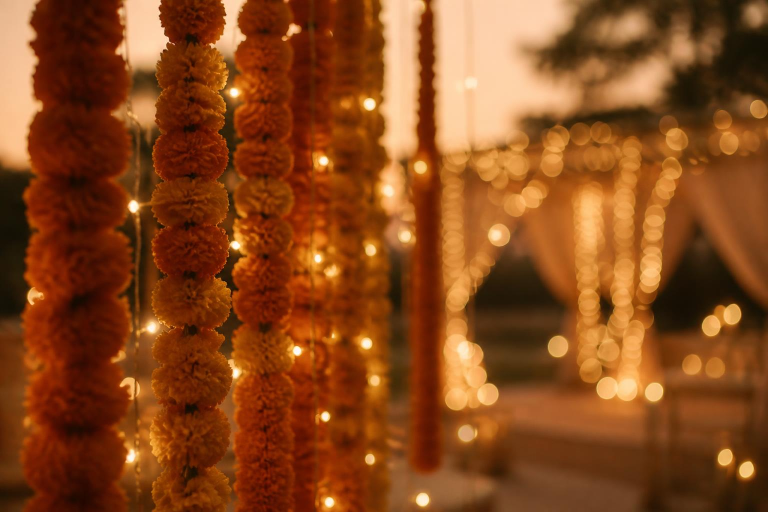
#> input picture editable/assets/footer-bg.jpg, 1536 x 1024 px (shown at 1/2 size)
$ python generate_og_image.py
#> lines starting #> are read from the running program, lines starting #| are printed output that depends on the picture
import os
from PIL import Image, ImageDraw, ImageFont, ImageFilter, ImageOps

W, H = 1200, 630

# 1. Base background: warm marigold and golden bokeh from footer-bg.jpg
bg_file = 'editable/assets/footer-bg.jpg'
if os.path.exists(bg_file):
    raw_bg = Image.open(bg_file).convert('RGB')
#> raw_bg is the input picture: PIL image 1536x1024 RGB; mean R, G, B 136.4, 71.9, 28.4
    # Resize & crop to 1200x630
    bg = ImageOps.fit(raw_bg, (W, H), method=Image.Resampling.LANCZOS)
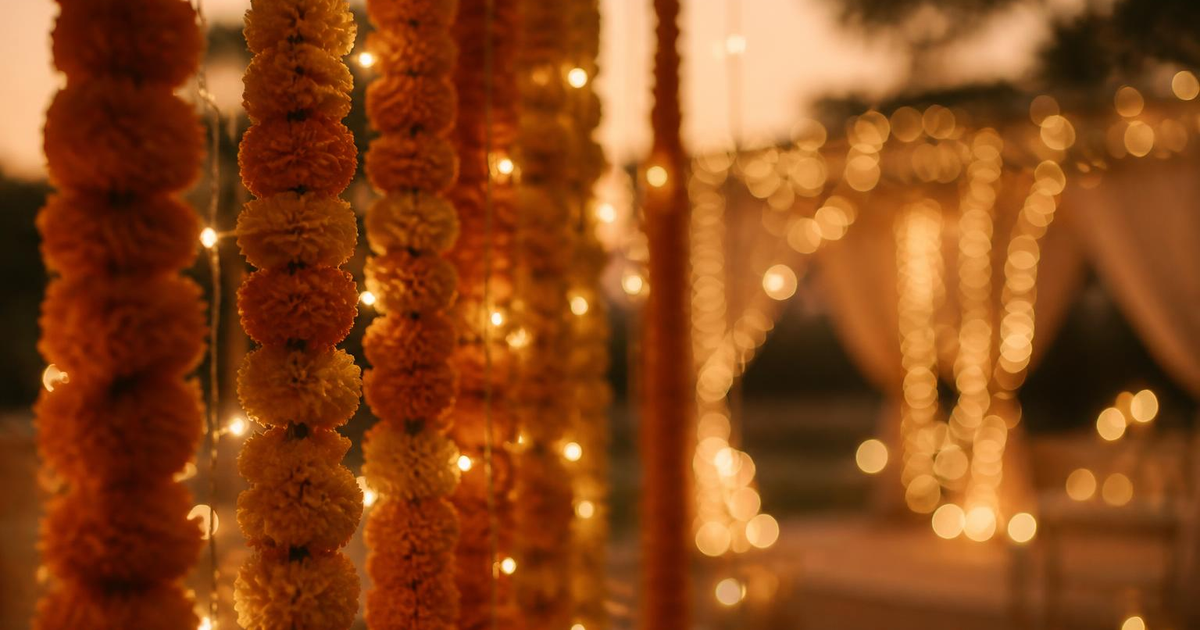
#> bg: PIL image 1200x630 RGB; mean R, G, B 138.5, 71.4, 25.6
    # Subtle blur for depth
    bg = bg.filter(ImageFilter.GaussianBlur(2.5))
else:
    bg = Image.new('RGB', (W, H), (30, 14, 10))

# 2. Rich royal dark overlay (deep burgundy / dark chocolate vignette)
overlay = Image.new('RGBA', (W, H), (0, 0, 0, 0))
#> overlay: PIL image 1200x630 RGBA; every value is 0
ov_draw = ImageDraw.Draw(overlay)

# Gradient overlay from left to right (left 75% dark, right 88% dark for crystal-clear readability)
for x in range(W):
    # Ratio 0 to 1
    t = x / W
    # Left opacity ~185, right opacity ~225
    alpha = int(185 + t * 40)
    # Deep warm brown/charcoal
    r, g, b = int(24 - t * 8), int(12 - t * 4), int(8 - t * 3)
    ov_draw.line([(x, 0), (x, H)], fill=(r, g, b, alpha))

bg = Image.alpha_composite(bg.convert('RGBA'), overlay)
#> bg: PIL image 1200x630 RGBA

# 3. Double royal gold hairline outer frame with corner accents
frame_layer = Image.new('RGBA', (W, H), (0, 0, 0, 0))
f_draw = ImageDraw.Draw(frame_layer)

GOLD_DARK   = (160, 120, 50, 220)
GOLD_MID    = (212, 175, 80, 240)
GOLD_LIGHT  = (248, 220, 140, 255)
GOLD_BRIGHT = (255, 242, 195, 255)

# Outer and inner border rects
inset1 = 18
inset2 = 24
f_draw.rectangle([(inset1, inset1), (W - inset1, H - inset1)], outline=GOLD_MID, width=1)
f_draw.rectangle([(inset2, inset2), (W - inset2, H - inset2)], outline=GOLD_DARK, width=1)

# Corner floral / diamond accents
def draw_corner_ornament(draw, cx, cy):
    # Diamond at corner
    d = 5
    draw.polygon([(cx, cy - d), (cx + d, cy), (cx, cy + d), (cx - d, cy)], fill=GOLD_LIGHT, outline=GOLD_MID)
    # Small cross accents
    draw.line([(cx - 10, cy), (cx - 6, cy)], fill=GOLD_MID, width=1)
    draw.line([(cx + 6, cy), (cx + 10, cy)], fill=GOLD_MID, width=1)
    draw.line([(cx, cy - 10), (cx, cy - 6)], fill=GOLD_MID, width=1)
    draw.line([(cx, cy + 6), (cx, cy + 10)], fill=GOLD_MID, width=1)

draw_corner_ornament(f_draw, inset1 + 3, inset1 + 3)
draw_corner_ornament(f_draw, W - inset1 - 3, inset1 + 3)
draw_corner_ornament(f_draw, inset1 + 3, H - inset1 - 3)
draw_corner_ornament(f_draw, W - inset1 - 3, H - inset1 - 3)

bg = Image.alpha_composite(bg, frame_layer)

# 4. Couple Photo Frame on Left (Royal Arched Frame)
fx, fy = 55, 48
fw, fh = 430, 534

# Prepare couple photo
couple_img = Image.open('editable/assets/photo-together.jpg').convert('RGB')
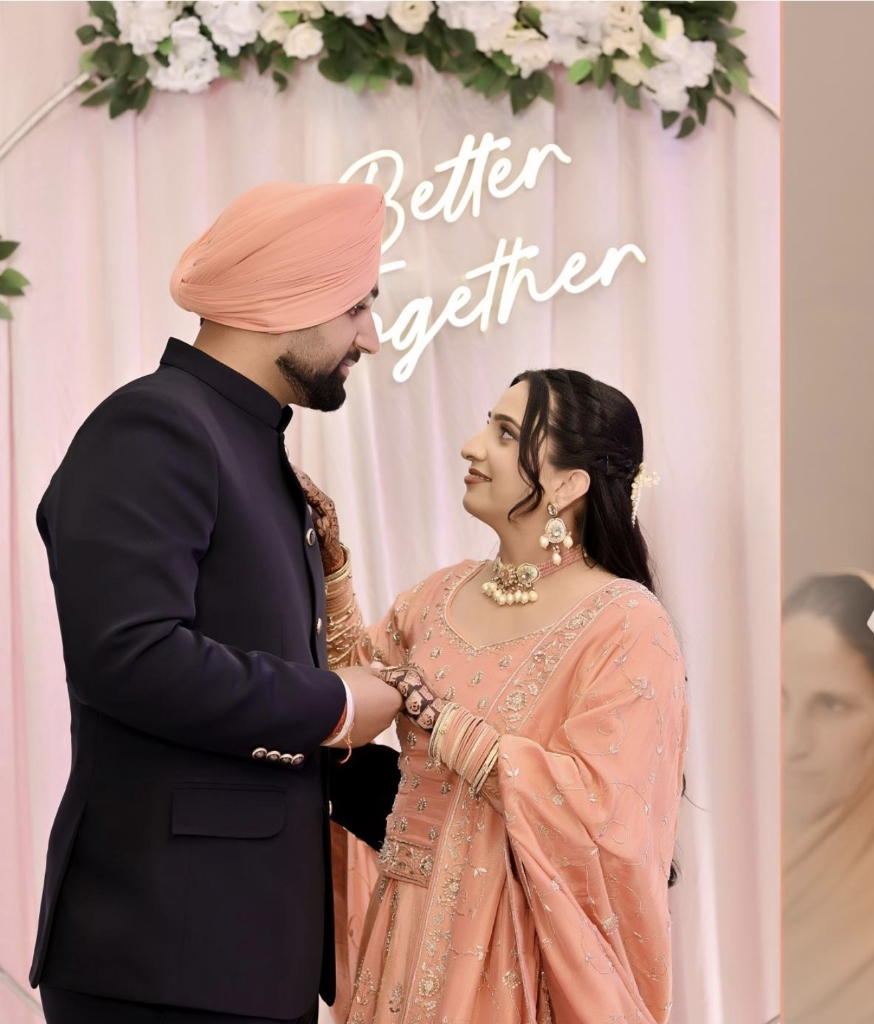
#> input picture editable/assets/photo-together.jpg, 874 x 1024 px
#> couple_img is the input picture: PIL image 874x1024 RGB; mean R, G, B 168.7, 140.6, 131
crop_box = (15, 140, 765, 980)
cropped_couple = couple_img.crop(crop_box)
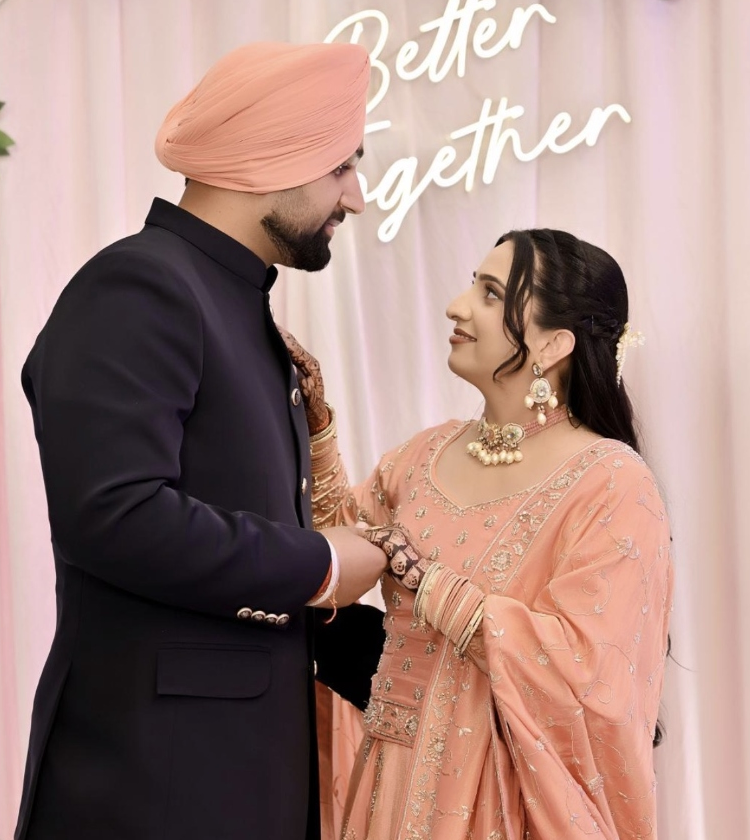
#> cropped_couple: PIL image 750x840 RGB; mean R, G, B 163.9, 134.5, 127.1
couple_resized = cropped_couple.resize((fw, fh), Image.Resampling.LANCZOS)

# Create Arch Mask (straight bottom, arched top)
arch_mask = Image.new('L', (fw, fh), 0)
#> arch_mask: PIL image 430x534 L; every value is 0
m_draw = ImageDraw.Draw(arch_mask)

# Top arch is a semicircle or rounded arch with radius fw // 2
arch_r = fw // 2
# Top circle
m_draw.pieslice([(0, 0), (fw, fw)], 180, 360, fill=255)
# Bottom rectangle with rounded corners at base
bot_r = 16
m_draw.rounded_rectangle([(0, arch_r), (fw, fh)], radius=bot_r, fill=255)

# Soft Drop Shadow behind couple arch
shadow = Image.new('RGBA', (W, H), (0, 0, 0, 0))
s_draw = ImageDraw.Draw(shadow)
# Draw shadow shape
s_draw.pieslice([(fx + 8, fy + 12), (fx + fw + 8, fy + fw + 12)], 180, 360, fill=(0, 0, 0, 180))
s_draw.rounded_rectangle([(fx + 8, fy + arch_r + 12), (fx + fw + 8, fy + fh + 12)], radius=bot_r, fill=(0, 0, 0, 180))
shadow = shadow.filter(ImageFilter.GaussianBlur(14))
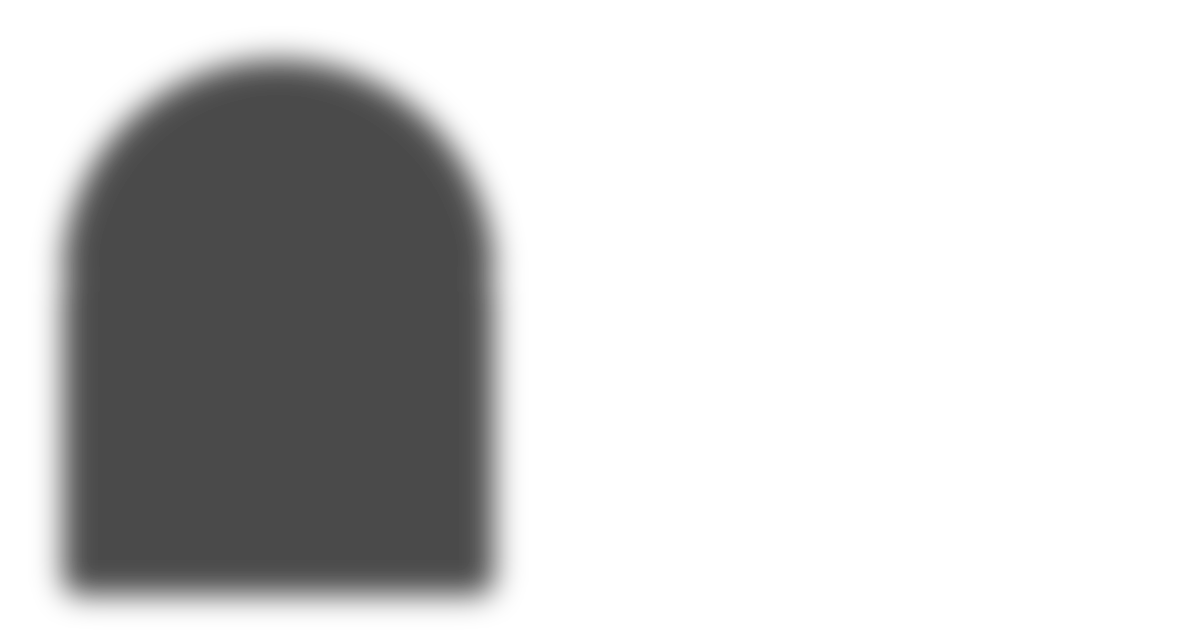
#> shadow: PIL image 1200x630 RGBA; mean R, G, B, A 0, 0, 0, 50.1; transparent parts drawn white
bg = Image.alpha_composite(bg, shadow)

# Paste arched couple photo
photo_arched = Image.new('RGBA', (fw, fh), (0, 0, 0, 0))
#> photo_arched: PIL image 430x534 RGBA; every value is 0
photo_arched.paste(couple_resized, (0, 0), arch_mask)
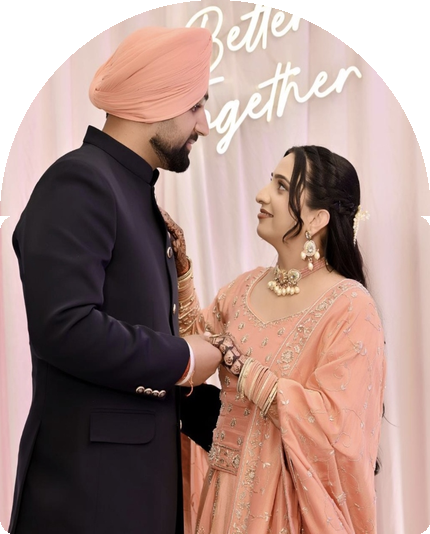
#> photo_arched: PIL image 430x534 RGBA; mean R, G, B, A 144.2, 116.9, 109.8, 232.9; transparent parts drawn white
bg.paste(photo_arched, (fx, fy), photo_arched)

# Draw royal gold multi-tier border over the arched photo
arch_border = Image.new('RGBA', (W, H), (0, 0, 0, 0))
ab_draw = ImageDraw.Draw(arch_border)

# Multi-line arch strokes for luxury framing
for i, col in enumerate([
    (150, 110, 45, 230),
    (215, 175, 75, 255),
    (250, 225, 140, 255),
    (215, 175, 75, 255),
    (140, 100, 40, 200)
]):
    off = i - 2
    # Arch outline
    ab_draw.arc([(fx + off, fy + off), (fx + fw - off, fy + fw - off)], 180, 360, fill=col, width=1)
    # Left and right vertical borders
    ab_draw.line([(fx + off, fy + arch_r), (fx + off, fy + fh - bot_r)], fill=col, width=1)
    ab_draw.line([(fx + fw - off, fy + arch_r), (fx + fw - off, fy + fh - bot_r)], fill=col, width=1)
    # Bottom border
    ab_draw.arc([(fx + off, fy + fh - 2 * bot_r + off), (fx + 2 * bot_r - off, fy + fh - off)], 90, 180, fill=col, width=1)
    ab_draw.arc([(fx + fw - 2 * bot_r + off, fy + fh - 2 * bot_r + off), (fx + fw - off, fy + fh - off)], 0, 90, fill=col, width=1)
    ab_draw.line([(fx + bot_r, fy + fh - off), (fx + fw - bot_r, fy + fh - off)], fill=col, width=1)

# Subtle inner inset gold hairline
inset_off = 6
ab_draw.arc([(fx + inset_off, fy + inset_off), (fx + fw - inset_off, fy + fw - inset_off)], 180, 360, fill=(245, 215, 130, 130), width=1)
ab_draw.line([(fx + inset_off, fy + arch_r), (fx + inset_off, fy + fh - bot_r)], fill=(245, 215, 130, 130), width=1)
ab_draw.line([(fx + fw - inset_off, fy + arch_r), (fx + fw - inset_off, fy + fh - bot_r)], fill=(245, 215, 130, 130), width=1)
ab_draw.line([(fx + bot_r, fy + fh - inset_off), (fx + fw - bot_r, fy + fh - inset_off)], fill=(245, 215, 130, 130), width=1)

bg = Image.alpha_composite(bg, arch_border)

# 5. Right Typography Section
draw = ImageDraw.Draw(bg)

rx_start = 520
rx_end = 1150
rx_center = (rx_start + rx_end) // 2

# Fonts
font_onkar = ImageFont.truetype(r'C:\Windows\Fonts\Nirmala.ttc', 34)
font_onkar_sub = ImageFont.truetype(r'C:\Windows\Fonts\Nirmala.ttc', 16)
font_badge_tag = ImageFont.truetype('fonts/Cinzel-Bold.ttf', 13)
font_couple = ImageFont.truetype('fonts/GreatVibes-Regular.ttf', 62)
font_amp = ImageFont.truetype('fonts/PlayfairDisplay-Italic.ttf', 38)
font_fullnames = ImageFont.truetype('fonts/PlayfairDisplay-Italic.ttf', 16)
font_date_badge = ImageFont.truetype('fonts/Cinzel-Bold.ttf', 17)
font_event_title = ImageFont.truetype('fonts/Cinzel-Bold.ttf', 13)
font_event_venue = ImageFont.truetype('fonts/PlayfairDisplay-Italic.ttf', 15)
font_compliments = ImageFont.truetype('fonts/PlayfairDisplay-Italic.ttf', 13)
font_url = ImageFont.truetype('fonts/Cinzel-Bold.ttf', 12)

# A. Ik Onkar and Sacred Shabad Header
y_onkar = 54
# Soft glow behind Ik Onkar
draw.text((rx_center + 1, y_onkar + 1), "ੴ", font=font_onkar, fill=(30, 10, 5), anchor="mm")
draw.text((rx_center, y_onkar), "ੴ", font=font_onkar, fill=GOLD_BRIGHT, anchor="mm")

# Decorative dividers flanking Ik Onkar
div_len = 110
draw.line([(rx_center - div_len - 30, y_onkar), (rx_center - 30, y_onkar)], fill=GOLD_MID, width=1)
draw.line([(rx_center + 30, y_onkar), (rx_center + div_len + 30, y_onkar)], fill=GOLD_MID, width=1)
# Small gold diamond on each side
for side in [-1, 1]:
    dx = rx_center + side * 30
    draw.polygon([(dx, y_onkar - 4), (dx + 4, y_onkar), (dx, y_onkar + 4), (dx - 4, y_onkar)], fill=GOLD_LIGHT)

# Punjabi Shabad blessing line
y_shabad = 85
draw.text((rx_center, y_shabad), "ਲਖ ਖੁਸੀਆ ਪਾਤਿਸਾਹੀਆ ਜੇ ਸਤਿਗੁਰੁ ਨਦਰਿ ਕਰੇਇ ॥", font=font_onkar_sub, fill=(245, 225, 175), anchor="mm")

# Header Tagline
y_tag = 116
draw.text((rx_center, y_tag), "SACRED WEDDING CELEBRATION", font=font_badge_tag, fill=GOLD_LIGHT, anchor="mm")

# Elegant Gold Flourish Divider
flourish_path = 'editable/assets/gold-flourish.png'
if os.path.exists(flourish_path):
    fl = Image.open(flourish_path).convert('RGBA')
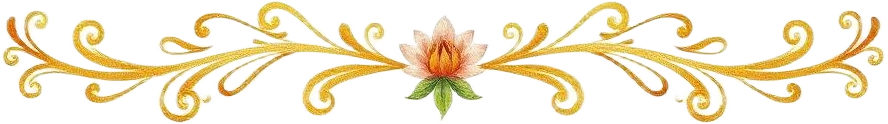
#> input picture editable/assets/gold-flourish.png, 888 x 124 px
#> fl is the input picture: PIL image 888x124 RGBA; mean R, G, B, A 241.1, 230.2, 198.9, 73.1
    # Resize flourish to width ~220
    fl_w = 220
    fl_h = int(fl.height * (fl_w / fl.width))
#> fl_h = 30
    fl = fl.resize((fl_w, fl_h), Image.Resampling.LANCZOS)
#> fl: PIL image 220x30 RGBA
    bg.paste(fl, (rx_center - fl_w // 2, 132), fl)
    y_couple_start = 186
else:
    # Fallback decorative line with diamond
    draw.line([(rx_center - 130, 142), (rx_center + 130, 142)], fill=GOLD_MID, width=1)
    y_couple_start = 182

# B. Couple Names: Dalwinder & Hardeep
# Shadow effect for names
y_name1 = y_couple_start
draw.text((rx_center + 2, y_name1 + 2), "Dalwinder", font=font_couple, fill=(15, 6, 4), anchor="mm")
draw.text((rx_center, y_name1), "Dalwinder", font=font_couple, fill=GOLD_BRIGHT, anchor="mm")

y_amp = y_name1 + 44
draw.text((rx_center + 1, y_amp + 1), "&", font=font_amp, fill=(20, 8, 5), anchor="mm")
draw.text((rx_center, y_amp), "&", font=font_amp, fill=GOLD_LIGHT, anchor="mm")

y_name2 = y_amp + 44
draw.text((rx_center + 2, y_name2 + 2), "Hardeep", font=font_couple, fill=(15, 6, 4), anchor="mm")
draw.text((rx_center, y_name2), "Hardeep", font=font_couple, fill=GOLD_BRIGHT, anchor="mm")

# Full Names
y_full = y_name2 + 42
draw.text((rx_center, y_full), "Dalwinder Kaur Sidhu   ·   Hardeep Singh Dhaliwal", font=font_fullnames, fill=(245, 230, 205), anchor="mm")

# C. Date Badge
y_badge = y_full + 46
bw, bh = 390, 36
bx0 = rx_center - bw // 2
by0 = y_badge - bh // 2
bx1 = rx_center + bw // 2
by1 = y_badge + bh // 2

# Badge background & golden border
draw.rounded_rectangle([(bx0, by0), (bx1, by1)], radius=18, fill=(22, 11, 7, 240), outline=GOLD_MID, width=1)
draw.rounded_rectangle([(bx0 + 3, by0 + 3), (bx1 - 3, by1 - 3)], radius=15, outline=(140, 105, 45, 160), width=1)
draw.text((rx_center, y_badge), "SUNDAY, 1ST NOVEMBER 2026", font=font_date_badge, fill=GOLD_LIGHT, anchor="mm")

# D. Key Ceremonies & Venues
y_ev1 = y_badge + 38
draw.text((rx_center, y_ev1), "ANAND KARAJ (LAVAAN)  ·  7:00 AM", font=font_event_title, fill=GOLD_MID, anchor="mm")
draw.text((rx_center, y_ev1 + 18), "Gurudwara Sri Guru Hargobind Sahib Ji, Bhaini (Bathinda)", font=font_event_venue, fill=(245, 235, 220), anchor="mm")

y_ev2 = y_ev1 + 44
draw.text((rx_center, y_ev2), "BARAT WELCOME & RECEPTION  ·  11:30 AM", font=font_event_title, fill=GOLD_MID, anchor="mm")
draw.text((rx_center, y_ev2 + 18), "The Grand Venice Resort, Barnala Road, Bhadaur", font=font_event_venue, fill=(245, 235, 220), anchor="mm")

# E. Bottom Divider, Blessings, & Production Link
y_bot_div = y_ev2 + 38
draw.line([(rx_center - 180, y_bot_div), (rx_center + 180, y_bot_div)], fill=(150, 110, 45, 200), width=1)
# Small center diamond on divider
draw.polygon([(rx_center, y_bot_div - 3), (rx_center + 4, y_bot_div), (rx_center, y_bot_div + 3), (rx_center - 4, y_bot_div)], fill=GOLD_LIGHT)

y_url = y_bot_div + 20
draw.text((rx_center, y_url), "dalwinder-weds-hardeep.invitingyou.top", font=font_url, fill=GOLD_LIGHT, anchor="mm")

# Convert to RGB & Save
final_img = bg.convert('RGB')
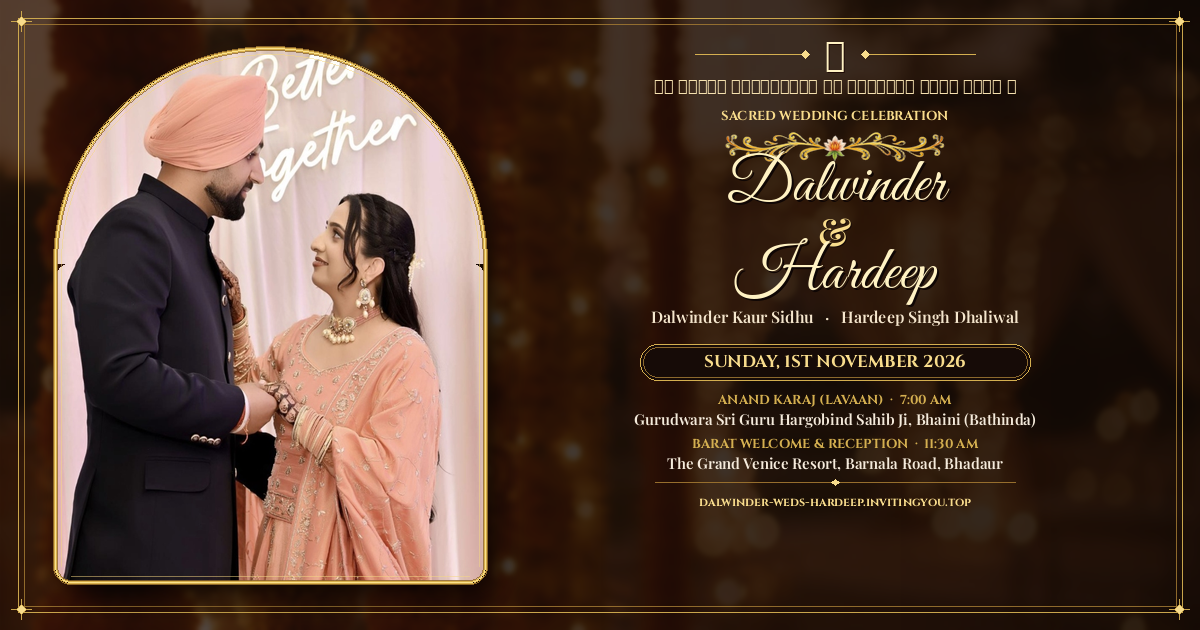
#> final_img: PIL image 1200x630 RGB; mean R, G, B 79.7, 57.3, 44.5
final_img.save('editable/assets/og-image.jpg', quality=95, optimize=True)
final_img.save('assets/og-image.jpg', quality=95, optimize=True)
final_img.save('og-image.jpg', quality=95, optimize=True)

print("OG Image successfully generated and saved to:")
print("1. editable/assets/og-image.jpg")
print("2. assets/og-image.jpg")
print("3. og-image.jpg")
